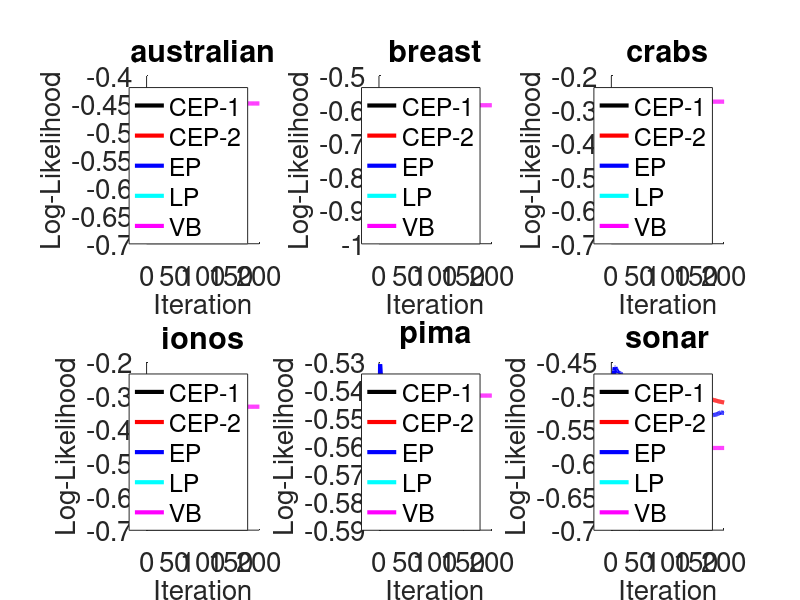

The MATLAB source for this figure:
clear;
close all;

% load data

load('cep-realdata.mat');
load('cep2-realdata.mat');
load('epv2-realdata.mat');
load('lp-realdata.mat');
load('vb-realdata.mat');

num_dataset = 6;
num_run = 5;
data_set = {'australian', 'breast', 'crabs', 'ionos', 'pima', 'sonar'};


for i = 1 : num_dataset
    cep_size = zeros(num_run, 1);
    cep2_size = zeros(num_run, 1);
    epv2_size = zeros(num_run, 1);
    lp_size = zeros(num_run, 1);
    vb_size = zeros(num_run, 1);
    % average
    for j = 1 : num_run
        cep_size(j) = size(cep.lls{i,j}, 2);
        cep2_size(j) = size(cep2.lls{i,j}, 2);
        epv2_size(j) = size(epv2.lls{i,j}, 2);
        lp_size(j) = size(lp.lls{i,j}, 2);
        vb_size(j) = size(vb.lls{i,j}, 2);
    end
 
    cep_length = max(cep_size);
    cep2_length = max(cep2_size);
    epv2_length = max(epv2_size);
    lp_length = max(lp_size);
    vb_length = max(vb_size);
    
    cep_data = zeros(num_run, cep_length);
    cep2_data = zeros(num_run, cep2_length);
    epv2_data = zeros(num_run, epv2_length);
    lp_data = zeros(num_run, lp_length);
    vb_data = zeros(num_run, vb_length);
    
    for j = 1: num_run
        cep_data(j,1:cep_size(j)) = cep.lls{i,j};
        cep_data(j,setdiff(1:max(cep_size), 1:cep_size(j))) = cep.lls{i,j}(end);
        
        cep2_data(j,1:cep2_size(j)) = cep2.lls{i,j};
        cep2_data(j,setdiff(1:cep2_length, 1:cep2_size(j))) = cep2.lls{i,j}(end);
        
        epv2_data(j,1:epv2_size(j)) = epv2.lls{i,j};
        epv2_data(j,setdiff(1:epv2_length, 1:epv2_size(j))) = epv2.lls{i,j}(end);
        
        lp_data(j,1:lp_size(j)) = lp.lls{i,j};
        lp_data(j,setdiff(1:lp_length, 1:lp_size(j))) = lp.lls{i,j}(end);
        
        vb_data(j,1:vb_size(j)) = vb.lls{i,j};
        vb_data(j,setdiff(1:vb_length, 1:vb_size(j))) = vb.lls{i,j}(end);
    end
    
    cep_data = mean(cep_data);
    cep2_data = mean(cep2_data);
    epv2_data = mean(epv2_data);
    lp_data = mean(lp_data);
    vb_data = mean(vb_data);
    
    subplot(2,3,i);
    hold on;
    plot(1:cep_length, cep_data, 'k', 'LineWidth',3);
    
    plot(1:cep2_length, cep2_data, 'r', 'LineWidth',3);
    
    plot(1:epv2_length, epv2_data, 'b', 'LineWidth',3);
    
    plot(1:lp_length, lp_data, 'c', 'LineWidth',3);
    
    plot(1:vb_length, vb_data, 'm', 'LineWidth',3);
    
    title(sprintf('%s', data_set{i}));
    
    set(gca, 'FontSize', 20);
%     ylim([0.1, 10^5]);
    xlim([0,200]);
    legend('CEP-1', 'CEP-2', 'EP', 'LP', 'VB'); 
    xlabel('Iteration', 'FontSize', 20);
    ylabel('Log-Likelihood', 'FontSize', 20);
    
    hold off;
    
   

    
end